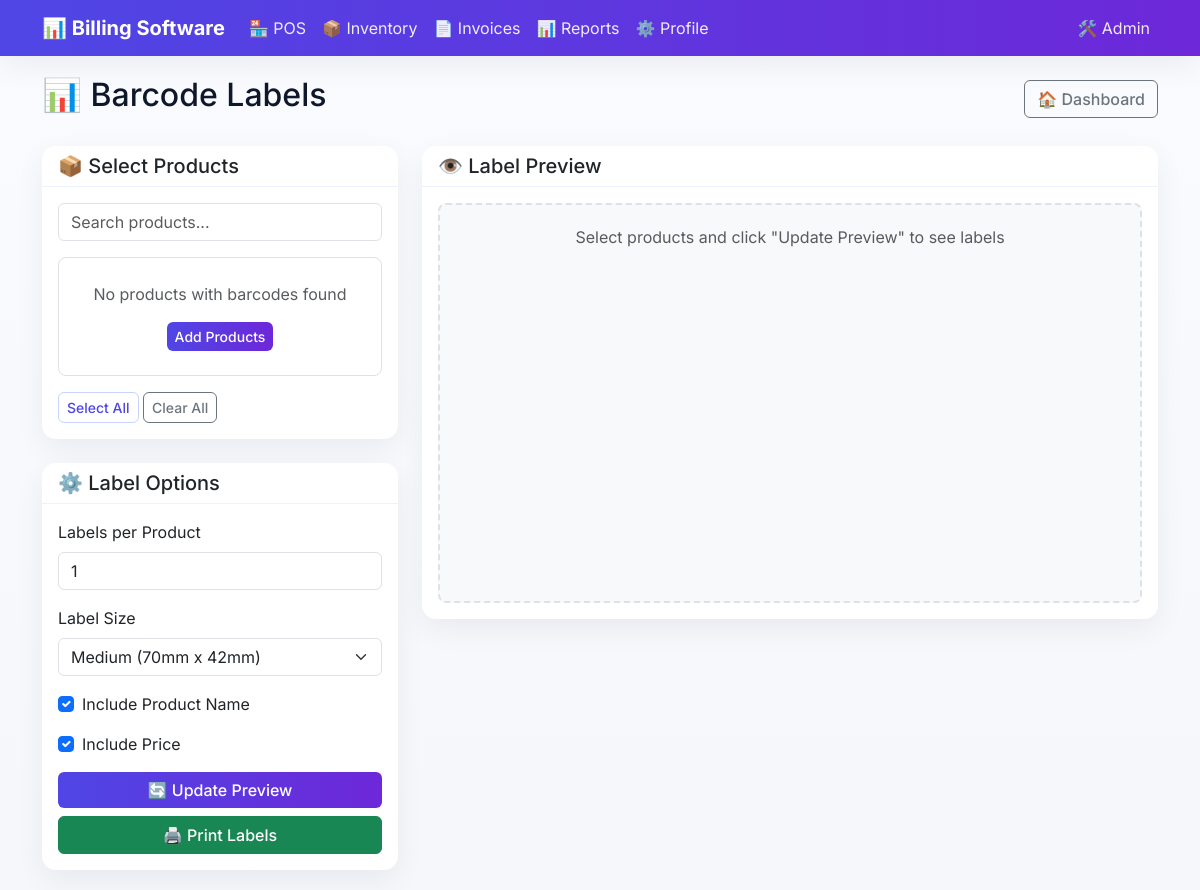
The app's page /inventory/barcode/labels/ (signed in), older data.
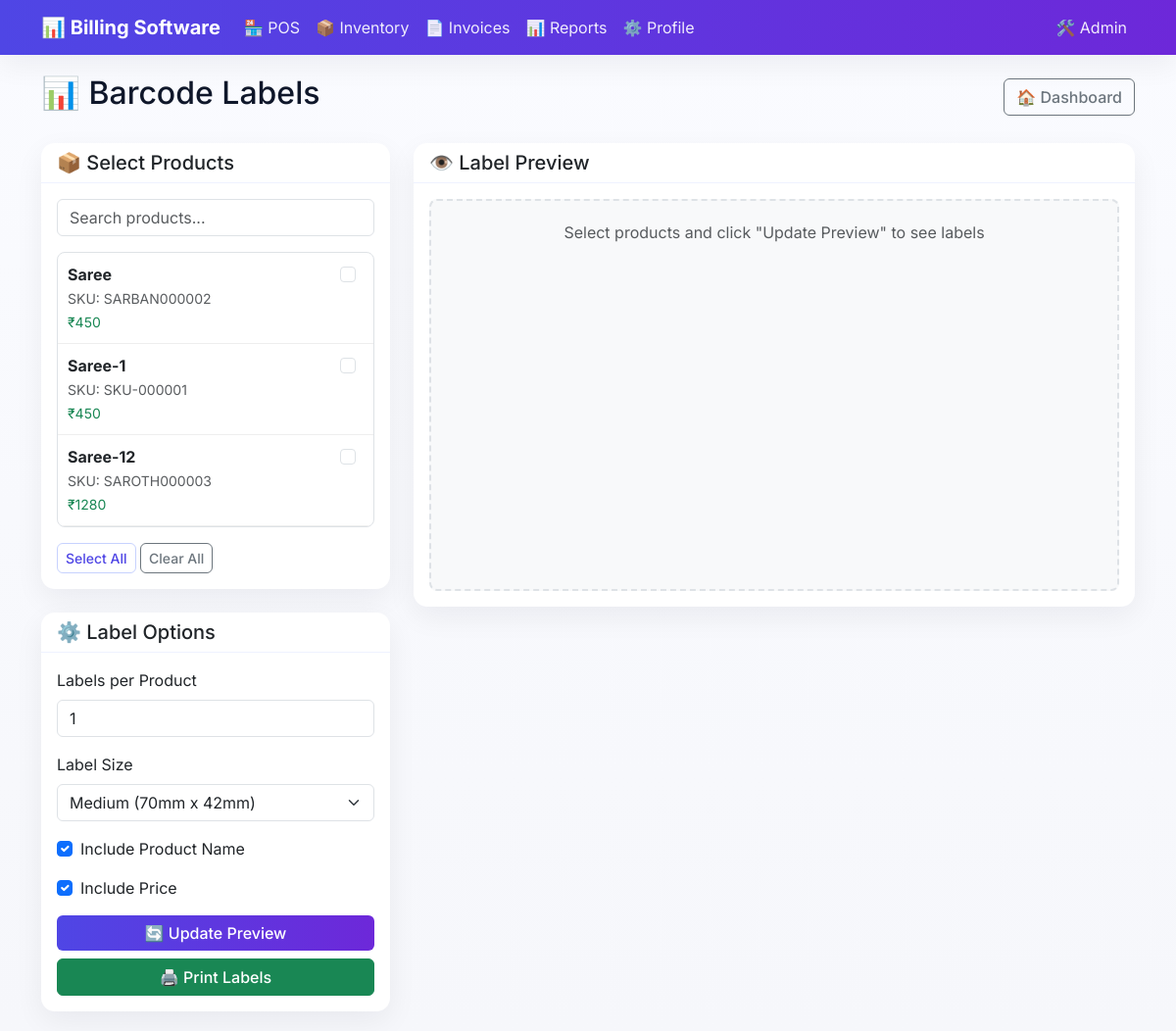
The same page, newer data.
### inventory/models.py (models this page shows, shortened)
class Product(models.Model):
    name = models.CharField(max_length=200)
    collection = models.ForeignKey('Collection', on_delete=models.SET_NULL, blank=True, null=True, related_name='products')
    sku = models.CharField(max_length=50, unique=True, blank=True, null=True, help_text="Stock Keeping Unit")
    barcode_value = models.CharField(max_length=100, unique=True, blank=True, null=True)
    price_incl_tax = models.DecimalField(
        max_digits=10,
        decimal_places=0,
        validators=[MinValueValidator(Decimal('1'))],
        help_text="Price including tax"
    )
    tax_rate = models.DecimalField(max_digits=5, decimal_places=2, default=5.00, help_text="Tax rate percentage")
    cost_price = models.DecimalField(
        max_digits=10,
        decimal_places=0,
        validators=[MinValueValidator(Decimal('0'))],
        default=0,
        help_text="Cost price per unit"
    )
    track_stock = models.BooleanField(default=True, help_text="Whether to track stock for this product")
    stock_quantity = models.DecimalField(
        max_digits=10,
        decimal_places=0,
        default=0,
        help_text="Current stock quantity"
    )
    hsn = models.CharField(max_length=20, blank=True, null=True, help_text="HSN/SAC Code")
    unit = models.CharField(max_length=20, default="pcs", help_text="Unit of measurement")
    description = models.TextField(blank=True, null=True)
    created_at = models.DateTimeField(auto_now_add=True)
    updated_at = models.DateTimeField(auto_now=True)
    class Meta:
        ordering = ['name']
        verbose_name = "Product"
        verbose_name_plural = "Products"

### inventory/views.py (the view)
# urls.py: path('barcode/labels/', views.barcode_labels, name='barcode_labels'),
def barcode_labels(request):
    if not request.session.get('inventory_authenticated'):
        return redirect('inventory:inventory_login')
    products = Product.objects.exclude(barcode_value__isnull=True).exclude(barcode_value='').order_by('name')
    templates = BarcodeLabel.objects.all()
    context = {
        'products': products,
        'templates': templates,
        'page_title': 'Barcode Labels'
    }
    return render(request, 'inventory/barcode_labels.html', context)

### templates/inventory/barcode_labels.html (shortened to what the changed rows need)
{% extends 'base.html' %}
{% block content %}
<div class="d-flex justify-content-between align-items-center mb-4">
    <h2>📊 Barcode Labels</h2>
</div>
<div class="row">
    <div class="col-lg-4">
        <div class="card mb-4">
            <div class="card-body">
                <div class="product-selector" id="productList">
                    {% for product in products %}
                    <div class="product-item" data-id="{{ product.id }}" onclick="toggleProduct(this)">
                        <div class="d-flex justify-content-between align-items-start">
                            <div class="flex-grow-1">
                                <strong>{{ product.name }}</strong><br>
                                <small class="text-muted">SKU: {{ product.sku }}</small><br>
                                <small class="text-success">₹{{ product.price_incl_tax }}</small>
                            </div>
                            <div class="form-check">
                                <input class="form-check-input" type="checkbox"
                                       id="product_{{ product.id }}"
                                       data-name="{{ product.name }}"
                                       data-sku="{{ product.sku }}"
                                       data-barcode="{{ product.barcode_value }}"
                                       data-price="{{ product.price_incl_tax }}">
                            </div>
                        </div>
                    </div>
                    {% empty %}
                    <div class="text-center py-4">
                        <p class="text-muted">No products with barcodes found</p>
                        <a href="{% url 'inventory:product_add' %}" class="btn btn-sm btn-primary">Add Products</a>
                    </div>
                    {% endfor %}
                </div>
            </div>
        </div>
    </div>
</div>
{% endblock %}

Row changes from the older to the newer data that the page shows:
added Product: name "Saree", sku "SARBAN000002", price_incl_tax "450"
added Product: name "Saree-1", sku "SKU-000001", price_incl_tax "450"
added Product: name "Saree-12", sku "SAROTH000003", price_incl_tax "1280"
Text that changed along with them:
text no longer shown: "No products with barcodes found Add Products"
